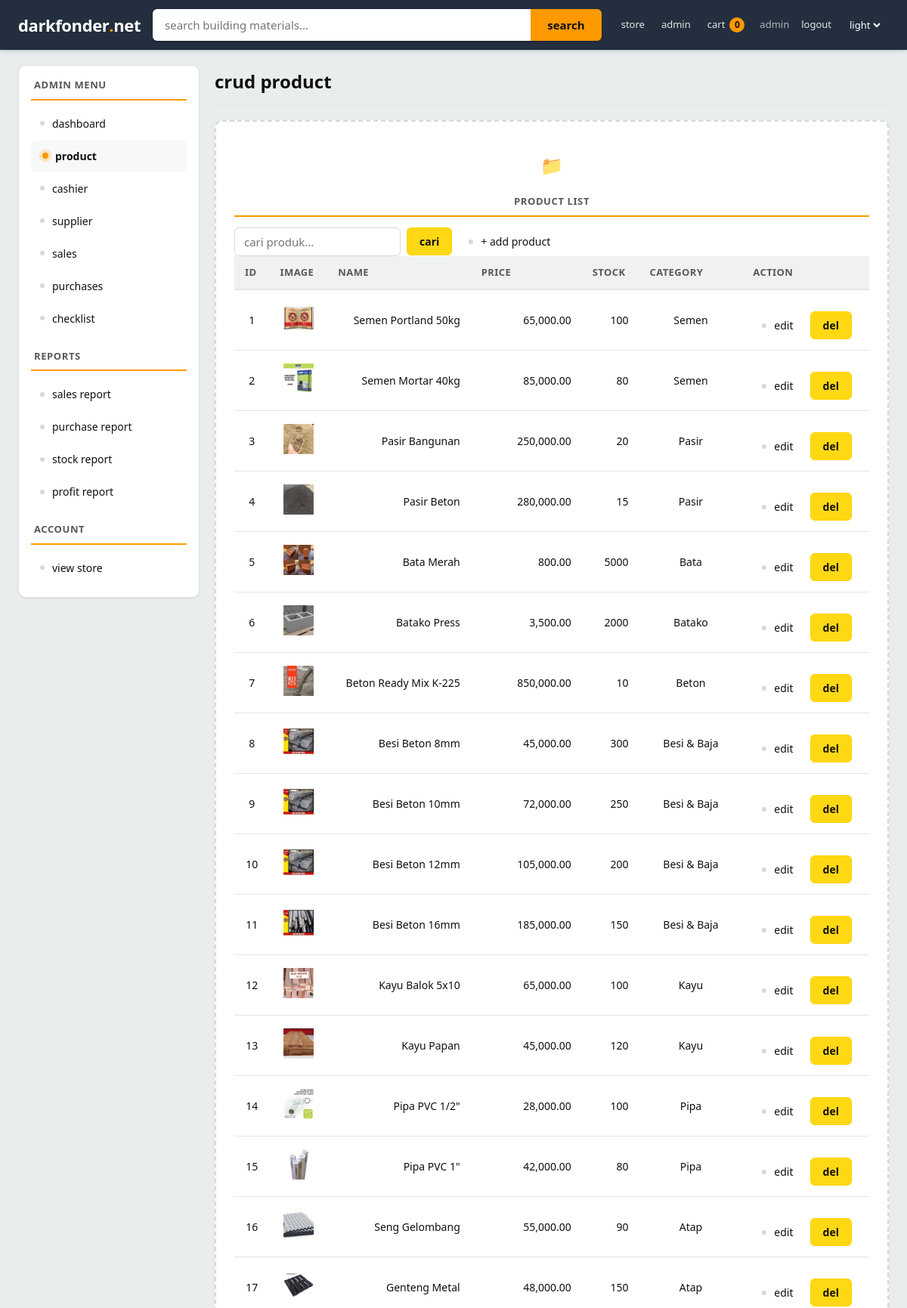
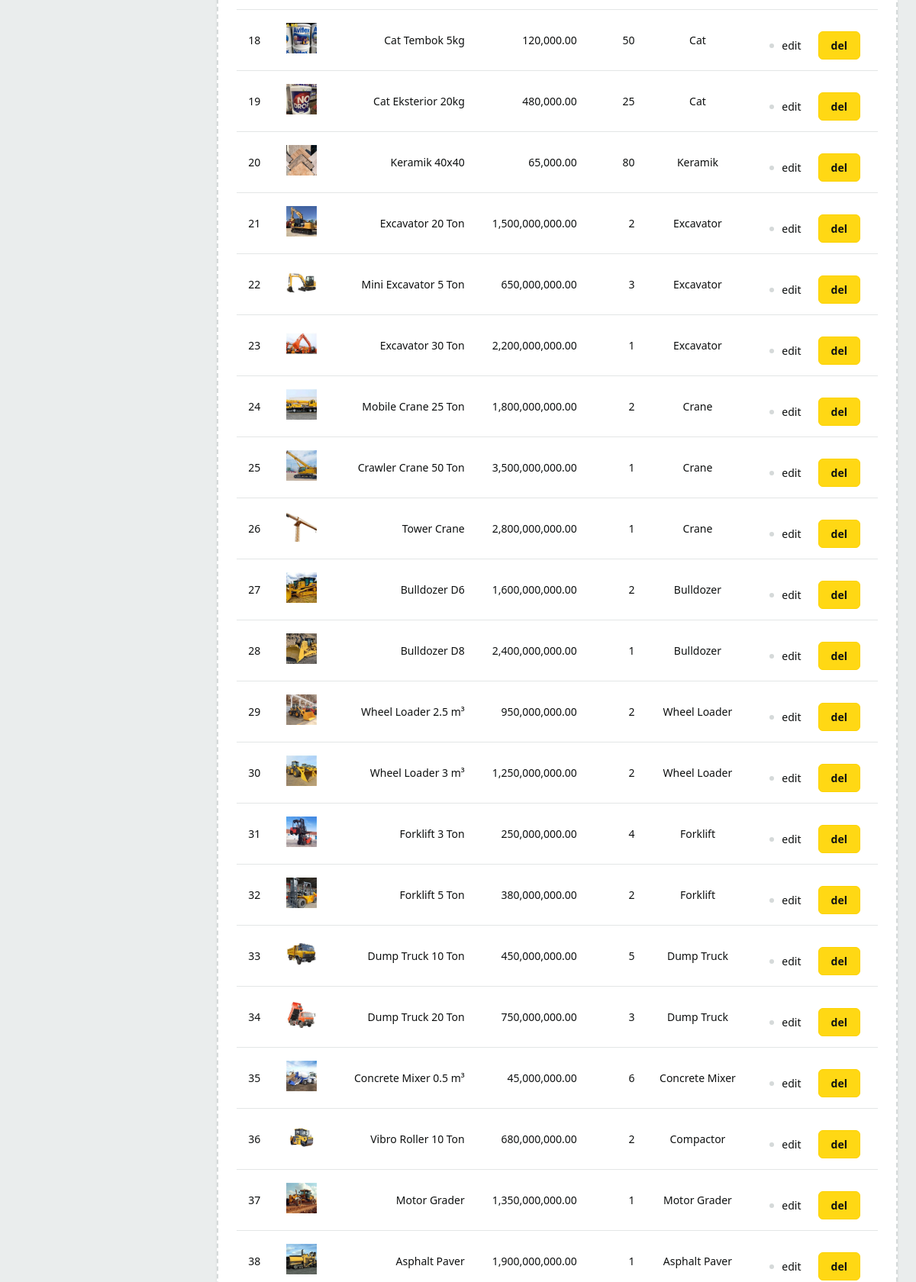
The page /admin/product/product.php (signed in, upper part) on the database its author committed (2 pictures, top to bottom).
### tables this page shows
CREATE TABLE products (
    id INT AUTO_INCREMENT PRIMARY KEY,
    category_id INT DEFAULT NULL,
    code VARCHAR(50) DEFAULT NULL,
    name VARCHAR(150) NOT NULL UNIQUE,
    price DECIMAL(15,2) NOT NULL DEFAULT 0.00,
    stock INT NOT NULL DEFAULT 0,
    minimum_stock INT NOT NULL DEFAULT 0,
    category VARCHAR(50) NOT NULL DEFAULT 'General',
    description TEXT,
    unit VARCHAR(50) DEFAULT 'pcs',
    image VARCHAR(255) DEFAULT 'images/glock17.png',
    status VARCHAR(50) NOT NULL DEFAULT 'active'
);

### admin/product/product.php (the view, shortened to what this page needs)
<?php
require_once __DIR__ . '/../../config/database.php';
$cari = trim($_GET['cari'] ?? '');
if ($cari !== '') {
    $stmt = mysqli_prepare($koneksi, 'SELECT * FROM products WHERE name LIKE CONCAT("%", ?, "%") OR category LIKE CONCAT("%", ?, "%") OR description LIKE CONCAT("%", ?, "%") ORDER BY id');
    if ($stmt) {
        mysqli_stmt_bind_param($stmt, 'sss', $cari, $cari, $cari);
        mysqli_stmt_execute($stmt);
        $result = mysqli_stmt_get_result($stmt);
    } else {
        $result = mysqli_query($koneksi, 'SELECT * FROM products ORDER BY id');
    }
} else {
    $result = mysqli_query($koneksi, 'SELECT * FROM products ORDER BY id');
}
?>
<!DOCTYPE html>
<html lang="en">
<head>
    <link rel="stylesheet" href="../../assets/style.css?v=3">
</head>
<body class="marketpage themelight">
    <?php require __DIR__ . '/../../partials/topbar.php'; ?>
    <div class="layout">
        <?php require __DIR__ . '/../../partials/sidebaradmin.php'; ?>
        <div class="content">
            <div class="heading">crud product</div>
            <div class="emptybox">
                <div class="sidetitle">product list</div>
                <div class="actionrow">
                    <form method="get" action="product.php" class="form" style="margin:0">
                        <input type="text" name="cari" class="forminput" placeholder="cari produk..." value="<?= htmlspecialchars($cari) ?>">
                        <button type="submit" class="enterbtn">cari</button>
                    </form>
                    <a href="addproduct.php" class="sidelink">+ add product</a>
                </div>
                <table class="carttable">
                    <tr class="cartheader">
                        <th class="cartcell">id</th>
                        <th class="cartcell">image</th>
                        <th class="cartcell">name</th>
                        <th class="cartcell">price</th>
                        <th class="cartcell">stock</th>
                        <th class="cartcell">category</th>
                        <th class="cartcell">action</th>
                    </tr>
                    <?php while ($p = mysqli_fetch_assoc($result)): ?>
                    <tr class="cartrow">
                        <td class="cartcell"><?= (int) $p['id'] ?></td>
                        <td class="cartcell">
                            <?php $imgpath = !empty($p['image']) ? $p['image'] : 'images/glock17.png'; ?>
                            <img src="../../<?= htmlspecialchars($imgpath) ?>" alt="<?= htmlspecialchars($p['name']) ?>" style="width:40px;height:40px;object-fit:cover;">
                        </td>
                        <td class="cartcell"><?= htmlspecialchars($p['name']) ?></td>
                        <td class="cartcell"><?= htmlspecialchars(number_format((float) $p['price'], 2)) ?></td>
                        <td class="cartcell"><?= (int) $p['stock'] ?></td>
                        <td class="cartcell"><?= htmlspecialchars($p['category']) ?></td>
                        <td class="cartcell">
                            <div class="actionrow">
                                <a href="editproduct.php?id=<?= (int) $p['id'] ?>" class="sidelink">edit</a>
                                <form method="post" action="delproduct.php" style="display:inline" onsubmit="return confirmdelete();">
                                    <button type="submit" class="enterbtn">del</button>
                                </form>
                            </div>
                        </td>
                    </tr>
                    <?php endwhile; ?>
                </table>
            </div>
        </div>
    </div>
</body>
</html>

### assets/style.css (style rules this page uses)
* { box-sizing: border-box; }
:root { --bgpage: #EAEDED; --bgpanel: #232F3E; --bgpanel2: #131921; --bgcard: #FFFFFF; --bginput: #FFFFFF; --bgsoft: #F7F8F8; --bgsoft2: #F0F2F2; --border: #E3E6E6; --borderstrong: #D5D9D9; --textmain: #0F1111; --textdim: #565959; --textmute: #6B7280; --linkcolor: #007185; --linkhover: #C7511F; --brand: #FFFFFF; --branddark: #232F3E; --accent: #FF9900; --accentdark: #E77600; --danger: #B12704; --success: #067D62; --btnbg: #FFD814; --btnborder: #FCD200; --btntext: #0F1111; --btnsecondary: #FFFFFF; --btnsecondaryborder: #D5D9D9; --tableheader: #F0F2F2; --shadow: 0 1px 3px rgba(15,17,17,0.08); --shadowhover: 0 4px 14px rgba(15,17,17,0.14); --radius: 10px; --radius-sm: 6px; --font: "Segoe UI", "Helvetica Neue", Arial, sans-serif; }
body { margin: 0; padding: 0; font-family: var(--font); font-size: 16px; line-height: 1.5; background-color: var(--bgpage); color: var(--textmain); -webkit-font-smoothing: antialiased; }
a { color: var(--linkcolor); text-decoration: none; }
.form { margin: 0; }
.enterbtn { background-color: var(--btnbg); color: var(--btntext); border: 1px solid var(--btnborder); border-radius: var(--radius-sm); padding: 11px 22px; font-size: 15px; font-weight: 700; cursor: pointer; font-family: var(--font); transition: background-color 0.15s ease, transform 0.1s ease; }
.marketpage { background-color: var(--bgpage); color: var(--textmain); min-height: 100vh; }
.layout { display: flex; min-height: calc(100vh - 68px); max-width: 1320px; margin: 0 auto; gap: 20px; padding: 20px 24px 40px; }
.sidetitle { font-size: 13px; font-weight: 700; margin: 20px 0 10px; color: var(--textdim); text-transform: uppercase; letter-spacing: 0.6px; padding: 0 4px 8px; border-bottom: 2px solid var(--accent); }
.sidelink { display: flex; align-items: center; gap: 10px; color: var(--textmain); text-decoration: none; font-size: 14px; margin-bottom: 2px; padding: 10px 12px; border-radius: var(--radius-sm); transition: background-color 0.12s ease, color 0.12s ease, padding-left 0.12s ease; position: relative; }
.sidelink::before { content: ""; width: 6px; height: 6px; border-radius: 50%; background-color: var(--borderstrong); flex-shrink: 0; transition: background-color 0.12s ease, transform 0.12s ease; }
.content { flex: 1; background-color: transparent; border: none; padding: 0; min-width: 0; }
.heading { font-size: 24px; font-weight: 700; color: var(--textmain); margin: 4px 0 20px; padding-bottom: 12px; border-bottom: 1px solid var(--border); background: none; border-left: none; border-right: none; border-top: none; text-align: left; }
.actionrow { display: flex; gap: 10px; align-items: center; margin-top: 14px; flex-wrap: wrap; }
.emptybox { border: 2px dashed var(--borderstrong); border-radius: var(--radius); padding: 40px 24px; background-color: var(--bgcard); text-align: center; color: var(--textdim); font-size: 15px; box-shadow: var(--shadow); }
.emptybox::before { content: "📁 "; display: block; font-size: 24px; margin-bottom: 8px; }
.carttable { width: 100%; border-collapse: collapse; margin-bottom: 16px; background-color: var(--bgcard); }
.cartheader { background-color: var(--tableheader); }
.cartheader th { font-size: 13px; font-weight: 700; color: var(--textdim); text-transform: uppercase; letter-spacing: 0.4px; text-align: left; padding: 12px 14px; border-bottom: 2px solid var(--border); }
.cartrow { border-bottom: 1px solid var(--border); }
.cartcell { padding: 14px; font-size: 14px; color: var(--textmain); border: none; }
.carttable .cartrow .cartcell:nth-child(3), .carttable .cartrow .cartcell:nth-child(4), .carttable .cartrow .cartcell:nth-child(5) { text-align: right; }
.forminput { width: 100%; max-width: 340px; padding: 11px 14px; border: 1px solid var(--borderstrong); border-radius: var(--radius-sm); font-size: 15px; background-color: var(--bginput); color: var(--textmain); font-family: var(--font); }
.actionrow .enterbtn { font-size: 14px; padding: 8px 16px; }
.actionrow .sidelink { padding: 8px 12px; margin: 0; }
.actionrow form { display: inline-flex; gap: 8px; align-items: center; }
.actionrow .forminput { max-width: 220px; padding: 8px 12px; }

### rows shown on the page
products: id "1", image (picture), name "Semen Portland 50kg", price "65,000.00", stock "100", category "Semen"
products: id "2", image (picture), name "Semen Mortar 40kg", price "85,000.00", stock "80", category "Semen"
products: id "3", image (picture), name "Pasir Bangunan", price "250,000.00", stock "20", category "Pasir"
products: id "4", image (picture), name "Pasir Beton", price "280,000.00", stock "15", category "Pasir"
products: id "5", image (picture), name "Bata Merah", price "800.00", stock "5000", category "Bata"
products: id "6", image (picture), name "Batako Press", price "3,500.00", stock "2000", category "Batako"
products: id "7", image (picture), name "Beton Ready Mix K-225", price "850,000.00", stock "10", category "Beton"
products: id "8", image (picture), name "Besi Beton 8mm", price "45,000.00", stock "300", category "Besi & Baja"
products: id "9", image (picture), name "Besi Beton 10mm", price "72,000.00", stock "250", category "Besi & Baja"
products: id "10", image (picture), name "Besi Beton 12mm", price "105,000.00", stock "200", category "Besi & Baja"
products: id "11", image (picture), name "Besi Beton 16mm", price "185,000.00", stock "150", category "Besi & Baja"
products: id "12", image (picture), name "Kayu Balok 5x10", price "65,000.00", stock "100", category "Kayu"
products: id "13", image (picture), name "Kayu Papan", price "45,000.00", stock "120", category "Kayu"
products: id "14", image (picture), name "Pipa PVC 1/2\"", price "28,000.00", stock "100", category "Pipa"
products: id "15", image (picture), name "Pipa PVC 1\"", price "42,000.00", stock "80", category "Pipa"
products: id "16", image (picture), name "Seng Gelombang", price "55,000.00", stock "90", category "Atap"
products: id "17", image (picture), name "Genteng Metal", price "48,000.00", stock "150", category "Atap"
products: id "18", image (picture), name "Cat Tembok 5kg", price "120,000.00", stock "50", category "Cat"
products: id "19", image (picture), name "Cat Eksterior 20kg", price "480,000.00", stock "25", category "Cat"
products: id "20", image (picture), name "Keramik 40x40", price "65,000.00", stock "80", category "Keramik"
products: id "21", image (picture), name "Excavator 20 Ton", price "1,500,000,000.00", stock "2", category "Excavator"
products: id "22", image (picture), name "Mini Excavator 5 Ton", price "650,000,000.00", stock "3", category "Excavator"
products: id "23", image (picture), name "Excavator 30 Ton", price "2,200,000,000.00", stock "1", category "Excavator"
products: id "24", image (picture), name "Mobile Crane 25 Ton", price "1,800,000,000.00", stock "2", category "Crane"
products: id "25", image (picture), name "Crawler Crane 50 Ton", price "3,500,000,000.00", stock "1", category "Crane"
products: id "26", image (picture), name "Tower Crane", price "2,800,000,000.00", stock "1", category "Crane"
products: id "27", image (picture), name "Bulldozer D6", price "1,600,000,000.00", stock "2", category "Bulldozer"
products: id "28", image (picture), name "Bulldozer D8", price "2,400,000,000.00", stock "1", category "Bulldozer"
products: id "29", image (picture), name "Wheel Loader 2.5 m³", price "950,000,000.00", stock "2", category "Wheel Loader"
products: id "30", image (picture), name "Wheel Loader 3 m³", price "1,250,000,000.00", stock "2", category "Wheel Loader"
products: id "31", image (picture), name "Forklift 3 Ton", price "250,000,000.00", stock "4", category "Forklift"
products: id "32", image (picture), name "Forklift 5 Ton", price "380,000,000.00", stock "2", category "Forklift"
products: id "33", image (picture), name "Dump Truck 10 Ton", price "450,000,000.00", stock "5", category "Dump Truck"
products: id "34", image (picture), name "Dump Truck 20 Ton", price "750,000,000.00", stock "3", category "Dump Truck"
products: id "35", image (picture), name "Concrete Mixer 0.5 m³", price "45,000,000.00", stock "6", category "Concrete Mixer"
products: id "36", image (picture), name "Vibro Roller 10 Ton", price "680,000,000.00", stock "2", category "Compactor"
products: id "37", image (picture), name "Motor Grader", price "1,350,000,000.00", stock "1", category "Motor Grader"
products: id "38", image (picture), name "Asphalt Paver", price "1,900,000,000.00", stock "1", category "Asphalt Paver"

### other values the page prints
$topbarcartcount "0"
$topuser "admin"
